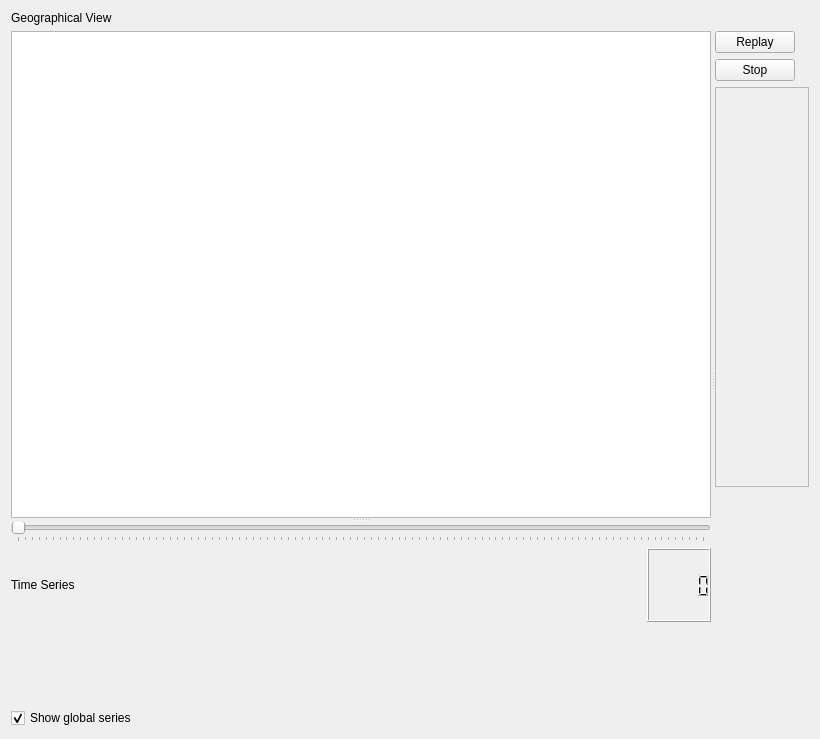
<?xml version="1.0" encoding="UTF-8"?>
<ui version="4.0">
 <class>Form</class>
 <widget class="QWidget" name="Form">
  <property name="geometry">
   <rect>
    <x>0</x>
    <y>0</y>
    <width>820</width>
    <height>739</height>
   </rect>
  </property>
  <property name="sizePolicy">
   <sizepolicy hsizetype="Expanding" vsizetype="Expanding">
    <horstretch>0</horstretch>
    <verstretch>0</verstretch>
   </sizepolicy>
  </property>
  <property name="minimumSize">
   <size>
    <width>100</width>
    <height>600</height>
   </size>
  </property>
  <property name="windowTitle">
   <string>Simulation Display</string>
  </property>
  <layout class="QVBoxLayout" name="verticalLayout">
   <item>
    <widget class="QLabel" name="label">
     <property name="text">
      <string>Geographical View</string>
     </property>
    </widget>
   </item>
   <item>
    <widget class="QSplitter" name="splitter_2">
     <property name="orientation">
      <enum>Qt::Horizontal</enum>
     </property>
     <widget class="QSplitter" name="splitter">
      <property name="orientation">
       <enum>Qt::Vertical</enum>
      </property>
      <widget class="QGraphicsView" name="mapView">
       <property name="cursor" stdset="0">
        <cursorShape>CrossCursor</cursorShape>
       </property>
       <property name="toolTip">
        <string/>
       </property>
       <property name="autoFillBackground">
        <bool>true</bool>
       </property>
      </widget>
      <widget class="QWidget" name="layoutWidget">
       <layout class="QVBoxLayout">
        <item>
         <widget class="QSlider" name="horizontalSlider">
          <property name="orientation">
           <enum>Qt::Horizontal</enum>
          </property>
          <property name="tickPosition">
           <enum>QSlider::TicksBelow</enum>
          </property>
          <property name="tickInterval">
           <number>0</number>
          </property>
         </widget>
        </item>
        <item>
         <layout class="QHBoxLayout">
          <item>
           <widget class="QLabel" name="label_2">
            <property name="sizePolicy">
             <sizepolicy hsizetype="Fixed" vsizetype="Preferred">
              <horstretch>0</horstretch>
              <verstretch>0</verstretch>
             </sizepolicy>
            </property>
            <property name="text">
             <string>Time Series</string>
            </property>
           </widget>
          </item>
          <item>
           <spacer>
            <property name="orientation">
             <enum>Qt::Horizontal</enum>
            </property>
            <property name="sizeHint" stdset="0">
             <size>
              <width>461</width>
              <height>23</height>
             </size>
            </property>
           </spacer>
          </item>
          <item>
           <widget class="QLCDNumber" name="lcdNumber"/>
          </item>
         </layout>
        </item>
        <item>
         <widget class="QwtPlot" name="qwtPlot"/>
        </item>
        <item>
         <widget class="QCheckBox" name="showSumBox">
          <property name="text">
           <string>Show global series</string>
          </property>
          <property name="checked">
           <bool>true</bool>
          </property>
         </widget>
        </item>
       </layout>
      </widget>
     </widget>
     <widget class="QWidget" name="layoutWidget">
      <layout class="QVBoxLayout">
       <property name="sizeConstraint">
        <enum>QLayout::SetDefaultConstraint</enum>
       </property>
       <item>
        <widget class="QPushButton" name="pushButton">
         <property name="sizePolicy">
          <sizepolicy hsizetype="Fixed" vsizetype="Fixed">
           <horstretch>0</horstretch>
           <verstretch>0</verstretch>
          </sizepolicy>
         </property>
         <property name="text">
          <string>Replay</string>
         </property>
        </widget>
       </item>
       <item>
        <widget class="QPushButton" name="pushButton_2">
         <property name="sizePolicy">
          <sizepolicy hsizetype="Fixed" vsizetype="Fixed">
           <horstretch>0</horstretch>
           <verstretch>0</verstretch>
          </sizepolicy>
         </property>
         <property name="text">
          <string>Stop</string>
         </property>
        </widget>
       </item>
       <item>
        <widget class="QScrollArea" name="scrollArea">
         <property name="minimumSize">
          <size>
           <width>0</width>
           <height>400</height>
          </size>
         </property>
         <property name="toolTip">
          <string>Check Nodes to plot their time-series</string>
         </property>
         <property name="widgetResizable">
          <bool>true</bool>
         </property>
         <widget class="QWidget" name="scrollAreaWidgetContents">
          <property name="geometry">
           <rect>
            <x>0</x>
            <y>0</y>
            <width>81</width>
            <height>394</height>
           </rect>
          </property>
          <property name="sizePolicy">
           <sizepolicy hsizetype="Preferred" vsizetype="Expanding">
            <horstretch>0</horstretch>
            <verstretch>0</verstretch>
           </sizepolicy>
          </property>
          <property name="minimumSize">
           <size>
            <width>0</width>
            <height>0</height>
           </size>
          </property>
          <layout class="QVBoxLayout" name="nodeListLayout"/>
         </widget>
        </widget>
       </item>
       <item>
        <spacer>
         <property name="orientation">
          <enum>Qt::Vertical</enum>
         </property>
         <property name="sizeHint" stdset="0">
          <size>
           <width>20</width>
           <height>521</height>
          </size>
         </property>
        </spacer>
       </item>
      </layout>
     </widget>
    </widget>
   </item>
  </layout>
 </widget>
 <customwidgets>
  <customwidget>
   <class>QwtPlot</class>
   <extends>QFrame</extends>
   <header>qwt_plot.h</header>
  </customwidget>
 </customwidgets>
 <resources/>
 <connections/>
</ui>
